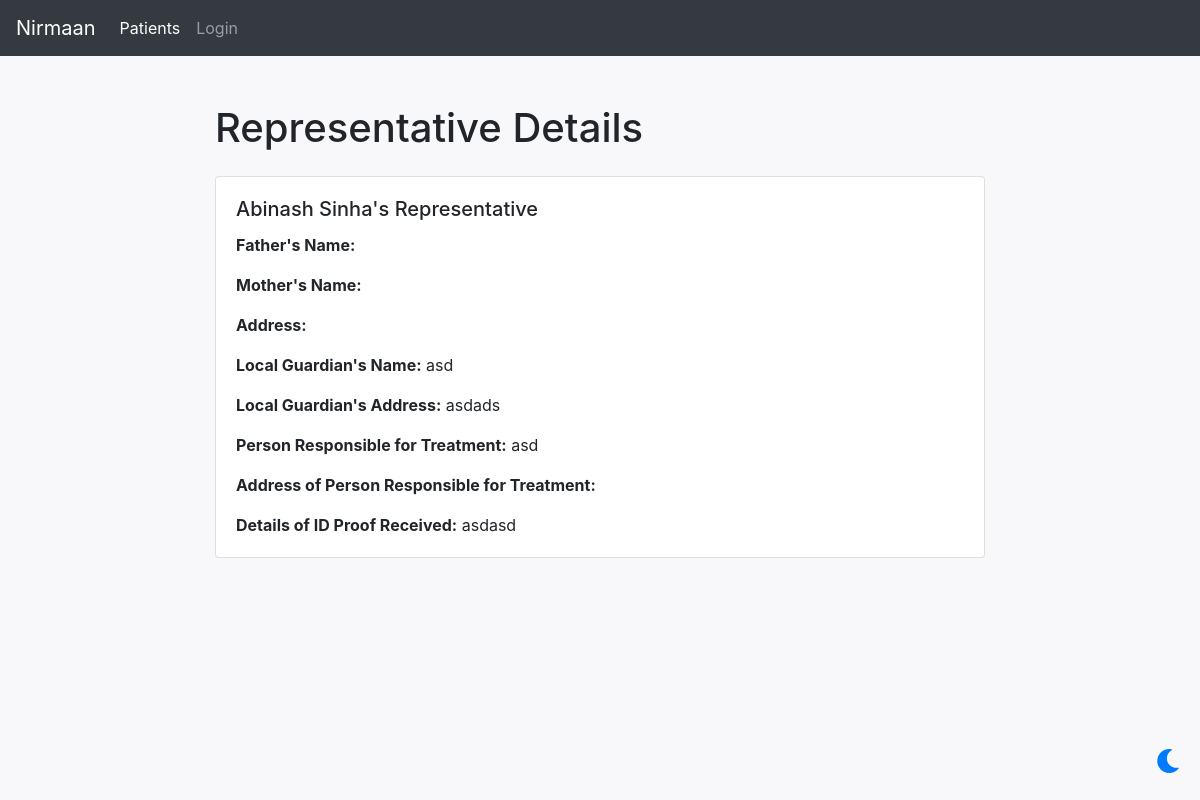
/patient/47/representative/, run on the app's committed database.
### patient/models.py (models this page shows, shortened)
class Patient(models.Model):
	name = models.CharField(name='name', verbose_name="Name of Patient", max_length=100)
	admission_date = models.DateField(name='admission_date', verbose_name="Date of Admission", blank=True, null=True)
	release_date = models.DateField(name='release_date', verbose_name="Date of Release", blank=True, null=True)
	date_of_birth = models.DateField(name='date_of_birth', verbose_name="Date of Birth", blank=True, null=True)
	father_name = models.CharField(name='father_name', verbose_name="Name of Father", blank=True, null=True, max_length=100)
	mother_name = models.CharField(name='mother_name', verbose_name="Name of Mother", blank=True, null=True, max_length=100)
	image = models.ImageField(upload_to='patient_images/', blank=True, null=True)
	occupation = models.CharField(name='occupation', verbose_name="Occupation", blank=True, null=True, max_length=100)
	qualification = models.CharField(name='qualification', verbose_name="Qualification", blank=True, null=True, max_length=100)
	MARRIED = 'Married'
	UNMARRIED = 'Unmarried'
	MARITAL_STATUS_CHOICES = [
        (MARRIED, 'Married'),
        (UNMARRIED, 'Unmarried'),
    ]
	marital_status = models.CharField(name='marital_status', verbose_name="Marital Status", blank=True, null=True, max_length=50, choices=MARITAL_STATUS_CHOICES)
	HINDU = 'Hindu'
	MUSLIM = 'Muslim'
	CHRISTIAN = 'Christian'
	OTHER = 'Other'
	RELIGION_CHOICES = [
		(HINDU, 'Hindu'),
		(MUSLIM, 'Muslim'),
		(CHRISTIAN, 'Christian'),
		(OTHER, 'Other'),
	]
	religion = models.CharField(name='religion', verbose_name="Religion", blank=True, null=True, max_length=100, choices=RELIGION_CHOICES)
	income_pm = models.DecimalField(name='income_pm', verbose_name="Income Per Month", blank=True, null=True, max_digits=10, decimal_places=2)
	language_spoken = models.CharField(name='language_spoken', verbose_name="Language(s) Spoken", blank=True, null=True, max_length=100)
	phone_number_1 = models.IntegerField(name='phone_number_1', verbose_name="Phone Number (1)", blank=True, null=True, max_length=10)
	phone_number_2 = models.IntegerField(name='phone_number_2', verbose_name="Phone Number (2)", blank=True, null=True, max_length=10)
	whatsapp_number = models.IntegerField(name='whatsapp_number', verbose_name="Whatsapp Number", blank=True, null=True, max_length=10)
	email_id = models.EmailField(name='email_id', verbose_name="Email Address", blank=True, null=True)
	details_of_id_proof_recieved = models.TextField(name='details_of_id_proof_recieved', verbose_name="Details of ID Proof Recieved", blank=True, null=True)
	cut_mark_detail = models.CharField(name="cut_mark_detail", verbose_name="Cut Mark Details", blank=True, null=True, max_length=100)
	CONDITIONS = [
        ('substance_abuse', 'Substance Abuse'),
        ('psychological_disturbance', 'Psychological Disturbance'),
        ('vindictiveness', 'Vindictiveness'),
        ('behavioural_disfunctions', 'Behavioural Disfunction'),
        ('prediagnosed_mental_condition', 'Pre-Diagnosed Mental Health Condition'),
    ]
	substance_abuse = models.BooleanField(default=False)
	psychological_disturbance = models.BooleanField(default=False)
	vindictiveness = models.BooleanField(default=False)
	behavioural_disfunctions = models.BooleanField(default=False)
	prediagnosed_mental_condition = models.BooleanField(default=False)

class Representative(models.Model):
	patient = models.ForeignKey(Patient, on_delete=models.CASCADE)
	name_of_local_guardian = models.CharField(name='name_of_local_guardian', verbose_name="Name of Local Guardian", blank=True, null=True, max_length=100)
	address_of_local_guardian = models.TextField(name='address_of_local_guardian', verbose_name="Address of Local Guardian", blank=True, null=True)
	phone_number_local_guardian = models.IntegerField(name='phone_number_local_guardian', verbose_name="Phone Number of Local Guardian", blank=True, null=True, max_length=10)
	name_of_person_responsible_for_treatment = models.CharField(name='name_of_person_responsible_for_treatment', verbose_name="Name of Person Responsible for Treatment", blank=True, null=True, max_length=100)
	relationship_with_patient = models.CharField(name='relationship_with_patient', verbose_name="Relationship with Patient", blank=True, null=True, max_length=100)
	address_of_person_responsible = models.CharField(name='address_of_person_responsible', verbose_name="Address of Person Responsible for Treatment", blank=True, null=True, max_length=100)
	phone_number_person_responsible = models.IntegerField(name='phone_number_person_responsible', verbose_name="Phone Number of Person Responsible for Treatment", blank=True, null=True, max_length=10)
	detail_of_id_proof_recieved = models.TextField(name='detail_of_id_proof_recieved', verbose_name="Details of ID Proof Recieved", blank=True, null=True)

### patient/views.py (the view)
# urls.py: path('patient/<int:patient_id>/representative/', views.view_representative, name='view_representative'),
def view_representative(request, patient_id):
    patient = get_object_or_404(Patient, id=patient_id)
    representative = get_object_or_404(Representative, patient=patient)
    return render(request, 'view_representative.html', {'patient': patient, 'representative': representative})

### templates/view_representative.html (shortened to what this page needs)
<!DOCTYPE html>
<html lang="en">
<head>
    <link rel="stylesheet" href="https://stackpath.bootstrapcdn.com/bootstrap/4.5.2/css/bootstrap.min.css">
    <link rel="stylesheet" href="https://cdnjs.cloudflare.com/ajax/libs/font-awesome/5.15.4/css/all.min.css">
</head>
<body>
<nav class="navbar navbar-expand-lg navbar-dark bg-dark">
    <a class="navbar-brand" href="{% url 'get_patients' %}">Nirmaan</a>
    <div class="collapse navbar-collapse justify-content-right" id="navbarSupportedContent">
        <ul class="navbar-nav">
            <li class="nav-item active">
                <a class="nav-link" href="{% url 'get_patients' %}">Patients</a>
            </li>
        </ul>
        <ul class="navbar-nav">
            {% if user.is_authenticated %}
                <li class="nav-item">
                    <a class="nav-link" href="{% url 'account_logout' %}">Logout</a>
                </li>
            {% else %}
                <li class="nav-item">
                    <a class="nav-link" href="{% url 'account_login' %}">Login</a>
                </li>
            {% endif %}
        </ul>
    </div>
</nav>
<div class="toggle-button" onclick="toggleTheme()">
    <i class="fas fa-moon"></i>
</div>
<div class="container mt-5">
    <h1 class="mb-4">Representative Details</h1>
    <div class="card">
        <div class="card-body">
            <h5 class="card-title">{{ patient.name }}'s Representative</h5>
            <p class="card-text"><strong>Father's Name:</strong> {{ representative.father_name }}</p>
            <p class="card-text"><strong>Mother's Name:</strong> {{ representative.mother_name }}</p>
            <p class="card-text"><strong>Address:</strong> {{ representative.address }}</p>
            <p class="card-text"><strong>Local Guardian's Name:</strong> {{ representative.name_of_local_guardian }}</p>
            <p class="card-text"><strong>Local Guardian's Address:</strong> {{ representative.address_of_local_guardian }}</p>
            <p class="card-text"><strong>Person Responsible for Treatment:</strong> {{ representative.name_of_person_responsible_for_treatment }}</p>
            <p class="card-text"><strong>Address of Person Responsible for Treatment:</strong> {{ representative.address_2 }}</p>
            <p class="card-text"><strong>Details of ID Proof Received:</strong> {{ representative.detail_of_id_proof_recieved }}</p>
        </div>
    </div>
</div>
</body>
</html>

### templates/view_representative.html (style rules this page uses)
body { background-color: #f8f8fa; transition: background-color 0.3s, color 0.3s; }
.container { max-width: 800px; }
.card { background-color: #fff; transition: background-color 0.3s, color 0.3s; }
.toggle-button { position: fixed; bottom: 20px; right: 20px; z-index: 1000; cursor: pointer; font-size: 1.5rem; }
.toggle-button i { color: #007bff; }

### data on the page
Patient: name "Abinash Sinha"
Representative: name_of_local_guardian "asd", address_of_local_guardian "asdads", name_of_person_responsible_for_treatment "asd", detail_of_id_proof_recieved "asdasd"
